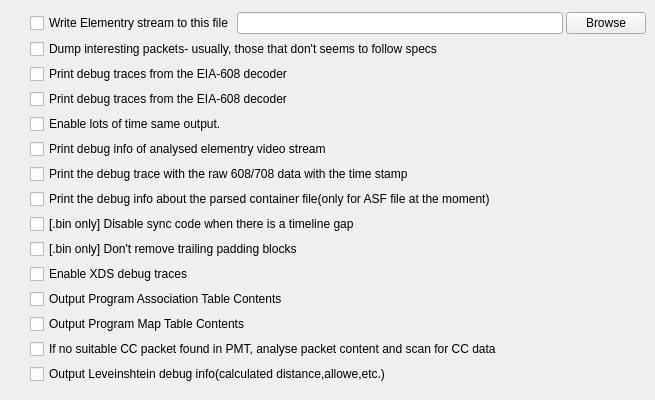
      <widget class="QWidget" name="tab_9">
       <attribute name="title">
        <string>Debugg</string>
       </attribute>
       <widget class="QWidget" name="verticalLayoutWidget_13">
        <property name="geometry">
         <rect>
          <x>30</x>
          <y>10</y>
          <width>616</width>
          <height>381</height>
         </rect>
        </property>
        <layout class="QVBoxLayout" name="verticalLayout_19">
         <property name="spacing">
          <number>3</number>
         </property>
         <item>
          <layout class="QHBoxLayout" name="horizontalLayout_17">
           <item>
            <widget class="QCheckBox" name="checkBox_22">
             <property name="text">
              <string>Write Elementry stream to this file</string>
             </property>
            </widget>
           </item>
           <item>
            <widget class="QLineEdit" name="lineEdit_5"/>
           </item>
           <item>
            <widget class="QPushButton" name="pushButton_7">
             <property name="text">
              <string>Browse</string>
             </property>
            </widget>
           </item>
          </layout>
         </item>
         <item>
          <widget class="QCheckBox" name="checkBox_8">
           <property name="text">
            <string>Dump interesting packets- usually, those that don't seems to follow specs</string>
           </property>
          </widget>
         </item>
         <item>
          <widget class="QCheckBox" name="checkBox_10">
           <property name="text">
            <string>Print debug traces from the EIA-608 decoder </string>
           </property>
          </widget>
         </item>
         <item>
          <widget class="QCheckBox" name="checkBox_11">
           <property name="text">
            <string>Print debug traces from the EIA-608 decoder </string>
           </property>
          </widget>
         </item>
         <item>
          <widget class="QCheckBox" name="checkBox_12">
           <property name="text">
            <string>Enable lots of time same output.</string>
           </property>
          </widget>
         </item>
         <item>
          <widget class="QCheckBox" name="checkBox_13">
           <property name="text">
            <string>Print debug info of analysed elementry video stream</string>
           </property>
          </widget>
         </item>
         <item>
          <widget class="QCheckBox" name="checkBox_14">
           <property name="text">
            <string>Print the debug trace with the raw 608/708 data with the time stamp</string>
           </property>
          </widget>
         </item>
         <item>
          <widget class="QCheckBox" name="checkBox_15">
           <property name="text">
            <string>Print the debug info about the parsed container file(only for ASF file at the moment)</string>
           </property>
          </widget>
         </item>
         <item>
          <widget class="QCheckBox" name="checkBox_9">
           <property name="text">
            <string>[.bin only] Disable sync code when there is a timeline gap</string>
           </property>
          </widget>
         </item>
         <item>
          <widget class="QCheckBox" name="checkBox_16">
           <property name="text">
            <string>[.bin only] Don't remove trailing padding blocks</string>
           </property>
          </widget>
         </item>
         <item>
          <widget class="QCheckBox" name="checkBox_17">
           <property name="text">
            <string>Enable XDS debug traces</string>
           </property>
          </widget>
         </item>
         <item>
          <widget class="QCheckBox" name="checkBox_18">
           <property name="text">
            <string>Output Program Association Table Contents</string>
           </property>
          </widget>
         </item>
         <item>
          <widget class="QCheckBox" name="checkBox_19">
           <property name="text">
            <string>Output Program Map Table Contents</string>
           </property>
          </widget>
         </item>
         <item>
          <widget class="QCheckBox" name="checkBox_20">
           <property name="text">
            <string>If no suitable CC packet found in PMT, analyse packet content and scan for CC data</string>
           </property>
          </widget>
         </item>
         <item>
          <widget class="QCheckBox" name="checkBox_21">
           <property name="text">
            <string>Output Leveinshtein debug info(calculated distance,allowe,etc.)</string>
           </property>
          </widget>
         </item>
        </layout>
       </widget>
      </widget>
